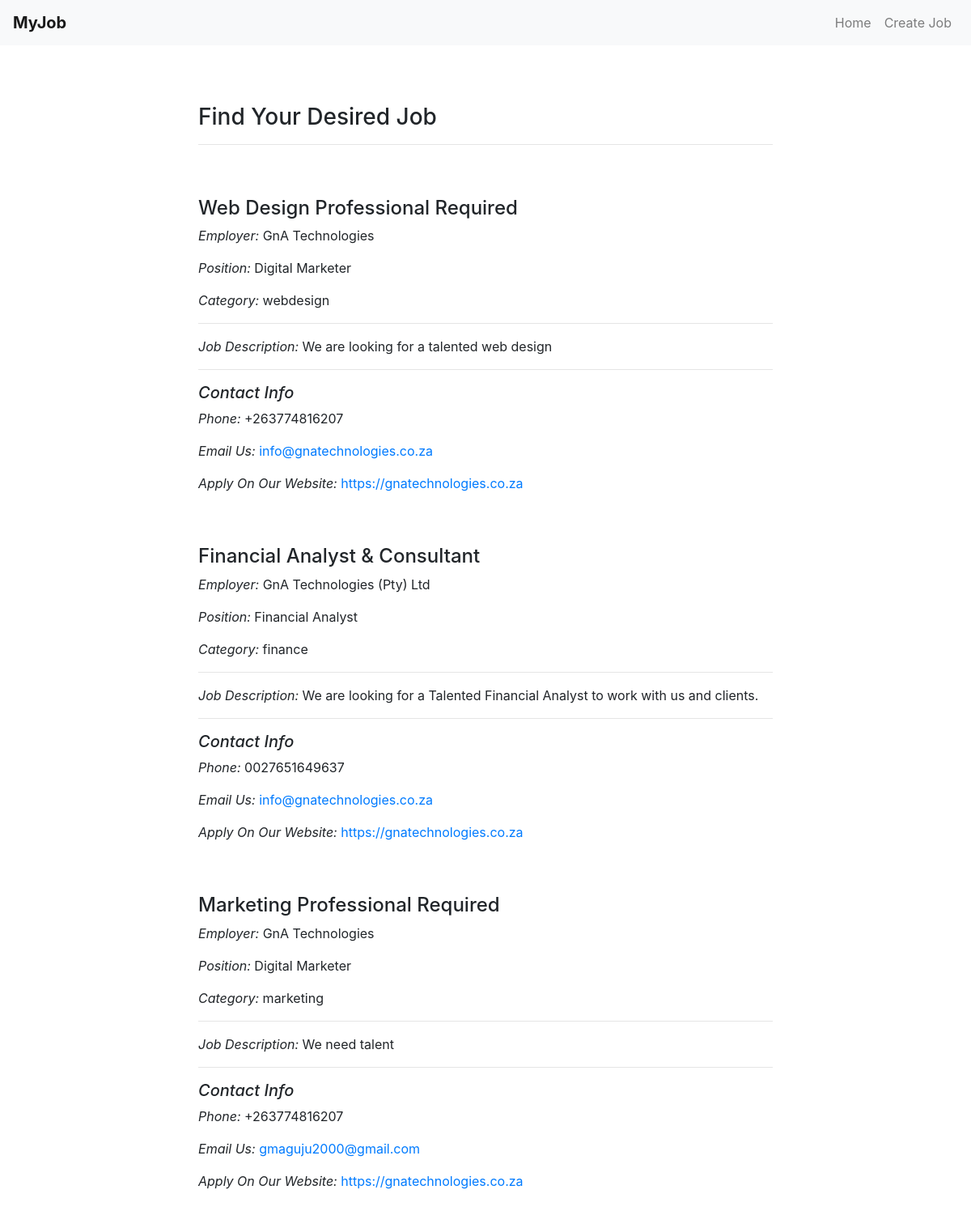
The page / on the database its author committed.
### jobsite/models.py (models this page shows, shortened)
class Job(models.Model):
    JOB_CHOICES = (
        ('finance', 'Finance'),
        ('marketing', 'Marketing'),
        ('webdesign', 'Webdesign'),
        ('accountant', 'Accountant'),
    )
    job_title = models.CharField(max_length=200)
    job_employer = models.CharField(max_length=100)
    job_position = models.CharField(max_length=200)
    job_category = models.CharField(max_length=250, choices=JOB_CHOICES, default='finance')
    job_description = models.TextField()
    job_phone = models.CharField(max_length=100)
    job_email = models.EmailField()
    job_website = models.URLField()
    created = models.DateTimeField(auto_now_add=True)

### jobsite/views.py (the view)
# urls.py: path('', views.home, name='home'),
def home(request):
    jobs = Job.objects.all()
    return render(request, 'jobsite/home.html', {'jobs': jobs})

### jobsite/templates/jobsite/home.html (shortened to what this page needs)
{% extends 'jobsite/base.html' %}
{% block content %}
<div class="container">
    <br><br><br>
    <div class="row">
        <div class="col-md-2">
        </div>
        <div class="col-md-8">
        <h3>Find Your Desired Job</h3>
            <hr>
            <br><br>
            {% for job in jobs %}
            <h4>{{ job.job_title }}</h4>
            <p><i>Employer:</i> {{ job.job_employer }}</p>
            <p><i>Position:</i> {{ job.job_position }}</p>
            <p><i>Category:</i> {{ job.job_category }}</p>
            <hr>
            <p><i>Job Description:</i> {{ job.job_description }}</p>
            <hr>
            <h5><i>Contact Info</i></h5>
            <p><i>Phone:</i> {{ job.job_phone }}</p>
            <p><i>Email Us:</i> <a href="">{{ job.job_email }}</a></p>
            <p><i>Apply On Our Website:</i> <a href="">{{ job.job_website }}</a></p>
            <br><br>
            {% endfor %}
        </div>
        <div class="col-md-2">
        </div>
    </div>
    <br><br><br>
</div>
{% endblock %}

### jobsite/templates/jobsite/base.html (shortened to what this page needs)
<!DOCTYPE html>
{% load static %}
<html lang="en">
<head>
    <link rel="stylesheet" href="{% static 'bootstrap-4.4.1-dist/css/bootstrap.min.css' %}">
</head>
<body>
    <nav class="navbar navbar-expand-md navbar-light bg-light">
        <a class="navbar-brand" href=""><strong>MyJob</strong></a>
        <div class="collapse navbar-collapse" id="navbarNav">
            <ul class="navbar-nav ml-auto">
                <li class="nav-item">
                    <a class="nav-link" href="{% url 'home' %}">Home</a>
                </li>
                <li class="nav-item">
                    <a class="nav-link" href="{% url 'list_job' %}">Create Job</a>
                </li>
            </ul>
        </div>
    </nav>
    <div class="container">
        {% block content %}
        {% endblock %}
    </div>
</body>
</html>

### rows shown on the page
Job: job_title "Web Design Professional Required", job_employer "GnA Technologies", job_position "Digital Marketer", job_category "webdesign", job_description "We are looking for a talented web design", job_phone "+263774816207", job_email "info@gnatechnologies.co.za", job_website "https://gnatechnologies.co.za"
Job: job_title "Financial Analyst & Consultant", job_employer "GnA Technologies (Pty) Ltd", job_position "Financial Analyst", job_category "finance", job_description "We are looking for a Talented Financial Analyst to work with us and clients.", job_phone "0027651649637", job_email "info@gnatechnologies.co.za", job_website "https://gnatechnologies.co.za"
Job: job_title "Marketing Professional Required", job_employer "GnA Technologies", job_position "Digital Marketer", job_category "marketing", job_description "We need talent", job_phone "+263774816207", job_email "gmaguju2000@gmail.com", job_website "https://gnatechnologies.co.za"
